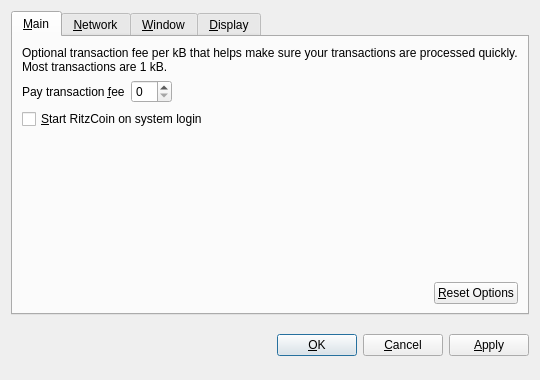
<?xml version="1.0" encoding="UTF-8"?>
<ui version="4.0">
 <class>OptionsDialog</class>
 <widget class="QDialog" name="OptionsDialog">
  <property name="geometry">
   <rect>
    <x>0</x>
    <y>0</y>
    <width>540</width>
    <height>380</height>
   </rect>
  </property>
  <property name="windowTitle">
   <string>Options</string>
  </property>
  <property name="modal">
   <bool>true</bool>
  </property>
  <layout class="QVBoxLayout" name="verticalLayout">
   <item>
    <widget class="QTabWidget" name="tabWidget">
     <property name="tabPosition">
      <enum>QTabWidget::North</enum>
     </property>
     <property name="currentIndex">
      <number>0</number>
     </property>
     <widget class="QWidget" name="tabMain">
      <attribute name="title">
       <string>&amp;Main</string>
      </attribute>
      <layout class="QVBoxLayout" name="verticalLayout_Main">
       <item>
        <widget class="QLabel" name="transactionFeeInfoLabel">
         <property name="text">
          <string>Optional transaction fee per kB that helps make sure your transactions are processed quickly. Most transactions are 1 kB.</string>
         </property>
         <property name="textFormat">
          <enum>Qt::PlainText</enum>
         </property>
         <property name="wordWrap">
          <bool>true</bool>
         </property>
        </widget>
       </item>
       <item>
        <layout class="QHBoxLayout" name="horizontalLayout_1_Main">
         <item>
          <widget class="QLabel" name="transactionFeeLabel">
           <property name="text">
            <string>Pay transaction &amp;fee</string>
           </property>
           <property name="textFormat">
            <enum>Qt::PlainText</enum>
           </property>
           <property name="buddy">
            <cstring>transactionFee</cstring>
           </property>
          </widget>
         </item>
         <item>
          <widget class="BitcoinAmountField" name="transactionFee"/>
         </item>
         <item>
          <spacer name="horizontalSpacer_1_Main">
           <property name="orientation">
            <enum>Qt::Horizontal</enum>
           </property>
           <property name="sizeHint" stdset="0">
            <size>
             <width>40</width>
             <height>20</height>
            </size>
           </property>
          </spacer>
         </item>
        </layout>
       </item>
       <item>
        <widget class="QCheckBox" name="bitcoinAtStartup">
         <property name="toolTip">
          <string>Automatically start RitzCoin after logging in to the system.</string>
         </property>
         <property name="text">
          <string>&amp;Start RitzCoin on system login</string>
         </property>
        </widget>
       </item>
       <item>
        <spacer name="verticalSpacer_Main">
         <property name="orientation">
          <enum>Qt::Vertical</enum>
         </property>
         <property name="sizeHint" stdset="0">
          <size>
           <width>20</width>
           <height>40</height>
          </size>
         </property>
        </spacer>
       </item>
       <item>
        <layout class="QHBoxLayout" name="horizontalLayout_2_Main">
         <item>
          <spacer name="horizontalSpacer_2_Main">
           <property name="orientation">
            <enum>Qt::Horizontal</enum>
           </property>
           <property name="sizeHint" stdset="0">
            <size>
             <width>40</width>
             <height>20</height>
            </size>
           </property>
          </spacer>
         </item>
         <item>
          <widget class="QPushButton" name="resetButton">
           <property name="toolTip">
            <string>Reset all client options to default.</string>
           </property>
           <property name="text">
            <string>&amp;Reset Options</string>
           </property>
           <property name="autoDefault">
            <bool>false</bool>
           </property>
          </widget>
         </item>
        </layout>
       </item>
      </layout>
     </widget>
     <widget class="QWidget" name="tabNetwork">
      <attribute name="title">
       <string>&amp;Network</string>
      </attribute>
      <layout class="QVBoxLayout" name="verticalLayout_Network">
       <item>
        <widget class="QCheckBox" name="mapPortUpnp">
         <property name="toolTip">
          <string>Automatically open the RitzCoin client port on the router. This only works when your router supports UPnP and it is enabled.</string>
         </property>
         <property name="text">
          <string>Map port using &amp;UPnP</string>
         </property>
        </widget>
       </item>
       <item>
        <widget class="QCheckBox" name="connectSocks">
         <property name="toolTip">
          <string>Connect to the RitzCoin network through a SOCKS proxy (e.g. when connecting through Tor).</string>
         </property>
         <property name="text">
          <string>&amp;Connect through SOCKS proxy:</string>
         </property>
        </widget>
       </item>
       <item>
        <layout class="QHBoxLayout" name="horizontalLayout_Network">
         <item>
          <widget class="QLabel" name="proxyIpLabel">
           <property name="text">
            <string>Proxy &amp;IP:</string>
           </property>
           <property name="textFormat">
            <enum>Qt::PlainText</enum>
           </property>
           <property name="buddy">
            <cstring>proxyIp</cstring>
           </property>
          </widget>
         </item>
         <item>
          <widget class="QValidatedLineEdit" name="proxyIp">
           <property name="maximumSize">
            <size>
             <width>140</width>
             <height>16777215</height>
            </size>
           </property>
           <property name="toolTip">
            <string>IP address of the proxy (e.g. 127.0.0.1)</string>
           </property>
          </widget>
         </item>
         <item>
          <widget class="QLabel" name="proxyPortLabel">
           <property name="text">
            <string>&amp;Port:</string>
           </property>
           <property name="textFormat">
            <enum>Qt::PlainText</enum>
           </property>
           <property name="buddy">
            <cstring>proxyPort</cstring>
           </property>
          </widget>
         </item>
         <item>
          <widget class="QLineEdit" name="proxyPort">
           <property name="maximumSize">
            <size>
             <width>55</width>
             <height>16777215</height>
            </size>
           </property>
           <property name="toolTip">
            <string>Port of the proxy (e.g. 9050)</string>
           </property>
          </widget>
         </item>
         <item>
          <widget class="QLabel" name="socksVersionLabel">
           <property name="text">
            <string>SOCKS &amp;Version:</string>
           </property>
           <property name="textFormat">
            <enum>Qt::PlainText</enum>
           </property>
           <property name="buddy">
            <cstring>socksVersion</cstring>
           </property>
          </widget>
         </item>
         <item>
          <widget class="QValueComboBox" name="socksVersion">
           <property name="toolTip">
            <string>SOCKS version of the proxy (e.g. 5)</string>
           </property>
          </widget>
         </item>
         <item>
          <spacer name="horizontalSpacer_Network">
           <property name="orientation">
            <enum>Qt::Horizontal</enum>
           </property>
           <property name="sizeHint" stdset="0">
            <size>
             <width>40</width>
             <height>20</height>
            </size>
           </property>
          </spacer>
         </item>
        </layout>
       </item>
       <item>
        <spacer name="verticalSpacer_Network">
         <property name="orientation">
          <enum>Qt::Vertical</enum>
         </property>
         <property name="sizeHint" stdset="0">
          <size>
           <width>20</width>
           <height>40</height>
          </size>
         </property>
        </spacer>
       </item>
      </layout>
     </widget>
     <widget class="QWidget" name="tabWindow">
      <attribute name="title">
       <string>&amp;Window</string>
      </attribute>
      <layout class="QVBoxLayout" name="verticalLayout_Window">
       <item>
        <widget class="QCheckBox" name="minimizeToTray">
         <property name="toolTip">
          <string>Show only a tray icon after minimizing the window.</string>
         </property>
         <property name="text">
          <string>&amp;Minimize to the tray instead of the taskbar</string>
         </property>
        </widget>
       </item>
       <item>
        <widget class="QCheckBox" name="minimizeOnClose">
         <property name="toolTip">
          <string>Minimize instead of exit the application when the window is closed. When this option is enabled, the application will be closed only after selecting Quit in the menu.</string>
         </property>
         <property name="text">
          <string>M&amp;inimize on close</string>
         </property>
        </widget>
       </item>
       <item>
        <spacer name="verticalSpacer_Window">
         <property name="orientation">
          <enum>Qt::Vertical</enum>
         </property>
         <property name="sizeHint" stdset="0">
          <size>
           <width>20</width>
           <height>40</height>
          </size>
         </property>
        </spacer>
       </item>
      </layout>
     </widget>
     <widget class="QWidget" name="tabDisplay">
      <attribute name="title">
       <string>&amp;Display</string>
      </attribute>
      <layout class="QVBoxLayout" name="verticalLayout_Display">
       <item>
        <layout class="QHBoxLayout" name="horizontalLayout_1_Display">
         <item>
          <widget class="QLabel" name="langLabel">
           <property name="text">
            <string>User Interface &amp;language:</string>
           </property>
           <property name="textFormat">
            <enum>Qt::PlainText</enum>
           </property>
           <property name="buddy">
            <cstring>lang</cstring>
           </property>
          </widget>
         </item>
         <item>
          <widget class="QValueComboBox" name="lang">
           <property name="toolTip">
            <string>The user interface language can be set here. This setting will take effect after restarting RitzCoin.</string>
           </property>
          </widget>
         </item>
        </layout>
       </item>
       <item>
        <layout class="QHBoxLayout" name="horizontalLayout_2_Display">
         <item>
          <widget class="QLabel" name="unitLabel">
           <property name="text">
            <string>&amp;Unit to show amounts in:</string>
           </property>
           <property name="textFormat">
            <enum>Qt::PlainText</enum>
           </property>
           <property name="buddy">
            <cstring>unit</cstring>
           </property>
          </widget>
         </item>
         <item>
          <widget class="QValueComboBox" name="unit">
           <property name="toolTip">
            <string>Choose the default subdivision unit to show in the interface and when sending coins.</string>
           </property>
          </widget>
         </item>
        </layout>
       </item>
       <item>
        <widget class="QCheckBox" name="displayAddresses">
         <property name="toolTip">
          <string>Whether to show RitzCoin addresses in the transaction list or not.</string>
         </property>
         <property name="text">
          <string>&amp;Display addresses in transaction list</string>
         </property>
        </widget>
       </item>
       <item>
        <widget class="QCheckBox" name="coinControlFeatures">
         <property name="toolTip">
          <string>Whether to show coin control features or not.</string>
         </property>
         <property name="text">
          <string>Display coin &amp;control features (experts only!)</string>
         </property>
        </widget>
       </item>
       <item>
        <spacer name="verticalSpacer_Display">
         <property name="orientation">
          <enum>Qt::Vertical</enum>
         </property>
         <property name="sizeHint" stdset="0">
          <size>
           <width>20</width>
           <height>40</height>
          </size>
         </property>
        </spacer>
       </item>
      </layout>
     </widget>
    </widget>
   </item>
   <item>
    <layout class="QHBoxLayout" name="horizontalLayout_Buttons">
     <item>
      <spacer name="horizontalSpacer_1">
       <property name="orientation">
        <enum>Qt::Horizontal</enum>
       </property>
       <property name="sizeHint" stdset="0">
        <size>
         <width>40</width>
         <height>48</height>
        </size>
       </property>
      </spacer>
     </item>
     <item>
      <widget class="QLabel" name="statusLabel">
       <property name="font">
        <font>
         <weight>75</weight>
         <bold>true</bold>
        </font>
       </property>
       <property name="text">
        <string/>
       </property>
       <property name="textFormat">
        <enum>Qt::PlainText</enum>
       </property>
       <property name="wordWrap">
        <bool>true</bool>
       </property>
      </widget>
     </item>
     <item>
      <spacer name="horizontalSpacer_2">
       <property name="orientation">
        <enum>Qt::Horizontal</enum>
       </property>
       <property name="sizeHint" stdset="0">
        <size>
         <width>40</width>
         <height>48</height>
        </size>
       </property>
      </spacer>
     </item>
     <item>
      <widget class="QPushButton" name="okButton">
       <property name="text">
        <string>&amp;OK</string>
       </property>
      </widget>
     </item>
     <item>
      <widget class="QPushButton" name="cancelButton">
       <property name="text">
        <string>&amp;Cancel</string>
       </property>
       <property name="autoDefault">
        <bool>false</bool>
       </property>
      </widget>
     </item>
     <item>
      <widget class="QPushButton" name="applyButton">
       <property name="text">
        <string>&amp;Apply</string>
       </property>
       <property name="autoDefault">
        <bool>false</bool>
       </property>
      </widget>
     </item>
    </layout>
   </item>
  </layout>
 </widget>
 <customwidgets>
  <customwidget>
   <class>BitcoinAmountField</class>
   <extends>QSpinBox</extends>
   <header>bitcoinamountfield.h</header>
  </customwidget>
  <customwidget>
   <class>QValueComboBox</class>
   <extends>QComboBox</extends>
   <header>qvaluecombobox.h</header>
  </customwidget>
  <customwidget>
   <class>QValidatedLineEdit</class>
   <extends>QLineEdit</extends>
   <header>qvalidatedlineedit.h</header>
  </customwidget>
 </customwidgets>
 <resources/>
 <connections/>
</ui>
